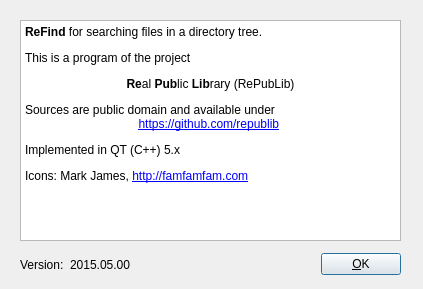
<?xml version="1.0" encoding="UTF-8"?>
<ui version="4.0">
 <class>AboutDialog</class>
 <widget class="QDialog" name="AboutDialog">
  <property name="geometry">
   <rect>
    <x>0</x>
    <y>0</y>
    <width>423</width>
    <height>289</height>
   </rect>
  </property>
  <property name="windowTitle">
   <string>Dialog</string>
  </property>
  <property name="modal">
   <bool>true</bool>
  </property>
  <widget class="QTextEdit" name="textEdit">
   <property name="geometry">
    <rect>
     <x>20</x>
     <y>20</y>
     <width>381</width>
     <height>221</height>
    </rect>
   </property>
   <property name="readOnly">
    <bool>true</bool>
   </property>
   <property name="html">
    <string>&lt;!DOCTYPE HTML PUBLIC &quot;-//W3C//DTD HTML 4.0//EN&quot; &quot;http://www.w3.org/TR/REC-html40/strict.dtd&quot;&gt;
&lt;html&gt;&lt;head&gt;&lt;meta name=&quot;qrichtext&quot; content=&quot;1&quot; /&gt;&lt;style type=&quot;text/css&quot;&gt;
p, li { white-space: pre-wrap; }
&lt;/style&gt;&lt;/head&gt;&lt;body style=&quot; font-family:'Sans Serif'; font-size:9pt; font-weight:400; font-style:normal;&quot;&gt;
&lt;p style=&quot; margin-top:12px; margin-bottom:12px; margin-left:0px; margin-right:0px; -qt-block-indent:0; text-indent:0px;&quot;&gt;&lt;span style=&quot; font-weight:600;&quot;&gt;ReFind&lt;/span&gt; for searching files in a directory tree.&lt;/p&gt;
&lt;p style=&quot; margin-top:12px; margin-bottom:12px; margin-left:0px; margin-right:0px; -qt-block-indent:0; text-indent:0px;&quot;&gt;This is a program of the project&lt;/p&gt;
&lt;p align=&quot;center&quot; style=&quot; margin-top:12px; margin-bottom:12px; margin-left:0px; margin-right:0px; -qt-block-indent:0; text-indent:0px;&quot;&gt;&lt;span style=&quot; font-weight:600;&quot;&gt;Re&lt;/span&gt;al &lt;span style=&quot; font-weight:600;&quot;&gt;Pub&lt;/span&gt;lic &lt;span style=&quot; font-weight:600;&quot;&gt;Lib&lt;/span&gt;rary (RePubLib)&lt;/p&gt;
&lt;p style=&quot; margin-top:0px; margin-bottom:0px; margin-left:0px; margin-right:0px; -qt-block-indent:0; text-indent:0px;&quot;&gt;Sources are public domain and available under&lt;/p&gt;
&lt;p align=&quot;center&quot; style=&quot; margin-top:0px; margin-bottom:0px; margin-left:0px; margin-right:0px; -qt-block-indent:0; text-indent:0px;&quot;&gt;&lt;a href=&quot;https://github.com/republib&quot;&gt;&lt;span style=&quot; text-decoration: underline; color:#0000ff;&quot;&gt;https://github.com/republib&lt;/span&gt;&lt;/a&gt; &lt;/p&gt;
&lt;p style=&quot; margin-top:12px; margin-bottom:12px; margin-left:0px; margin-right:0px; -qt-block-indent:0; text-indent:0px;&quot;&gt;Implemented in QT (C++) 5.x&lt;/p&gt;
&lt;p style=&quot; margin-top:12px; margin-bottom:12px; margin-left:0px; margin-right:0px; -qt-block-indent:0; text-indent:0px;&quot;&gt;Icons: Mark James, &lt;a href=&quot;http://famfamfam.com&quot;&gt;&lt;span style=&quot; text-decoration: underline; color:#0000ff;&quot;&gt;http://famfamfam.com&lt;/span&gt;&lt;/a&gt; &lt;/p&gt;&lt;/body&gt;&lt;/html&gt;</string>
   </property>
   <property name="acceptRichText">
    <bool>false</bool>
   </property>
   <property name="textInteractionFlags">
    <set>Qt::LinksAccessibleByMouse|Qt::TextSelectableByMouse</set>
   </property>
  </widget>
  <widget class="QWidget" name="">
   <property name="geometry">
    <rect>
     <x>20</x>
     <y>250</y>
     <width>381</width>
     <height>29</height>
    </rect>
   </property>
   <layout class="QHBoxLayout" name="horizontalLayout">
    <item>
     <widget class="QLabel" name="label">
      <property name="text">
       <string>Version:</string>
      </property>
     </widget>
    </item>
    <item>
     <widget class="QLabel" name="labelVersion">
      <property name="text">
       <string>2015.05.00</string>
      </property>
     </widget>
    </item>
    <item>
     <spacer name="horizontalSpacer">
      <property name="orientation">
       <enum>Qt::Horizontal</enum>
      </property>
      <property name="sizeHint" stdset="0">
       <size>
        <width>40</width>
        <height>20</height>
       </size>
      </property>
     </spacer>
    </item>
    <item>
     <widget class="QPushButton" name="pushButtonOK">
      <property name="text">
       <string>&amp;OK</string>
      </property>
     </widget>
    </item>
   </layout>
  </widget>
 </widget>
 <resources/>
 <connections>
  <connection>
   <sender>pushButtonOK</sender>
   <signal>clicked()</signal>
   <receiver>AboutDialog</receiver>
   <slot>close()</slot>
   <hints>
    <hint type="sourcelabel">
     <x>196</x>
     <y>183</y>
    </hint>
    <hint type="destinationlabel">
     <x>199</x>
     <y>108</y>
    </hint>
   </hints>
  </connection>
 </connections>
</ui>
